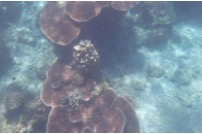
#> input picture input image/input.jpg, 202 x 134 px
$ python plot_rf_ode_trajectories.py
#> lines starting #> are read from the running program, lines starting #| are printed output that depends on the picture
#!/usr/bin/env python3

"""Generate schematic and real-sample rectified-flow trajectory figures."""

from pathlib import Path

import matplotlib.pyplot as plt
import numpy as np
from PIL import Image


SCRIPT_DIR = Path(__file__).resolve().parent
ROOT_DIR = SCRIPT_DIR.parent
INPUT_IMAGE = ROOT_DIR / "input image" / "input.jpg"
OUTPUT_IMAGE = ROOT_DIR / "input image" / "output.png"
SCHEMATIC_OUT = SCRIPT_DIR / "rf_ode_trajectories.pdf"
REAL_CASE_OUT = SCRIPT_DIR / "rf_ode_real_case.pdf"


def make_base_scene(h: int = 128, w: int = 128) -> np.ndarray:
    """Create a synthetic RGB scene in [0, 1]."""
    y, x = np.mgrid[0:h, 0:w]
    y = y / (h - 1)
    x = x / (w - 1)

    bg = 0.4 + 0.6 * (0.5 * x + 0.5 * (1 - y))
    img = np.stack([bg, bg, bg], axis=-1).astype(np.float32)

    centers = [(0.35, 0.35), (0.65, 0.45), (0.50, 0.75)]
    colors = np.array(
        [[0.9, 0.2, 0.2], [0.2, 0.9, 0.2], [0.2, 0.2, 0.9]],
        dtype=np.float32,
    )
    sigmas = [0.08, 0.06, 0.07]

    for (cy, cx), col, sigma in zip(centers, colors, sigmas):
        gauss = np.exp(-((x - cx) ** 2 + (y - cy) ** 2) / (2 * sigma**2))
        img += gauss[..., None] * col[None, None, :]

    img = img - img.min()
    img = img / (img.max() + 1e-8)
    return img**0.9


def apply_condition_tint(img: np.ndarray, tint: np.ndarray) -> np.ndarray:
    """Apply an RGB tint multiplier and renormalize."""
    out = img * tint[None, None, :]
    return out / (out.max() + 1e-8)


def interpolate_noise_to_target(
    target: np.ndarray, t: float, rng: np.random.Generator
) -> np.ndarray:
    """Straight-line transport between Gaussian noise and a target image."""
    noise = rng.standard_normal(target.shape).astype(np.float32)
    noise = (noise - noise.min()) / (noise.max() - noise.min() + 1e-8)
    xt = (1.0 - t) * noise + t * target
    return np.clip(xt, 0.0, 1.0)


def simulate_trajectories(
    n_particles: int = 30, n_steps: int = 40, cond: int = 0, seed: int = 0
) -> np.ndarray:
    """Toy linear transport trajectories in R^2."""
    rng = np.random.default_rng(seed)
    x0 = rng.standard_normal((n_particles, 2))

    if cond == 0:
        mean = np.array([2.0, 1.2])
        transform = np.array([[1.15, 0.25], [0.05, 0.95]])
    elif cond == 1:
        mean = np.array([-2.2, 1.6])
        transform = np.array([[0.85, -0.25], [0.20, 1.10]])
    else:
        mean = np.array([0.3, -2.2])
        transform = np.array([[1.00, 0.35], [-0.25, 0.75]])

    t_grid = np.linspace(0.0, 1.0, n_steps)
    traj = np.zeros((n_steps, n_particles, 2), dtype=np.float32)
    for idx, t in enumerate(t_grid):
        traj[idx] = (1.0 - t) * x0 + t * (x0 @ transform.T + mean)
    return traj


def load_rgb_image(path: Path) -> np.ndarray:
    """Load an image as float32 RGB in [0, 1]."""
    img = Image.open(path)
    if "A" in img.getbands():
        rgba = np.asarray(img.convert("RGBA"), dtype=np.float32) / 255.0
        rgb = rgba[..., :3]
    else:
        rgb = np.asarray(img.convert("RGB"), dtype=np.float32) / 255.0
    return np.clip(rgb, 0.0, 1.0)


def resize_to_match(image: np.ndarray, ref_shape: tuple[int, int, int]) -> np.ndarray:
    """Resize an RGB image to the reference HWC shape."""
    height, width = ref_shape[:2]
    pil = Image.fromarray(np.round(image * 255.0).astype(np.uint8))
    pil = pil.resize((width, height), Image.Resampling.BICUBIC)
    return np.asarray(pil, dtype=np.float32) / 255.0


def blend_states(
    degraded: np.ndarray, restored: np.ndarray, times: list[float]
) -> list[np.ndarray]:
    """Create deterministic intermediate states by linear interpolation."""
    states = []
    for t in times:
        xt = (1.0 - t) * degraded + t * restored
        states.append(np.clip(xt, 0.0, 1.0))
    return states


def compute_statistics(image: np.ndarray) -> tuple[float, float]:
    """Compute the 2D trajectory coordinates for a state image."""
    red_mean = float(image[..., 0].mean())
    blue_mean = float(image[..., 2].mean())
    gray = 0.299 * image[..., 0] + 0.587 * image[..., 1] + 0.114 * image[..., 2]
    cast_index = blue_mean - red_mean
    contrast_index = float(gray.std())
    return cast_index, contrast_index


def generate_schematic_figure(out_path: Path) -> None:
    """Generate the original schematic ODE transport figure."""
    base = make_base_scene()
    tints = [
        np.array([0.95, 1.00, 1.10], dtype=np.float32),
        np.array([0.95, 1.08, 0.95], dtype=np.float32),
        np.array([1.08, 1.00, 0.92], dtype=np.float32),
    ]
    cond_names = ["Cond-A (Blue/clear)", "Cond-B (Green)", "Cond-C (Turbid/warm)"]
    times = [0.25, 0.50, 0.75]

    fig, axes = plt.subplots(nrows=3, ncols=4, figsize=(12, 8))

    for row in range(3):
        ax = axes[row, 0]
        traj = simulate_trajectories(cond=row, seed=10 + row)
        for particle in range(traj.shape[1]):
            ax.plot(traj[:, particle, 0], traj[:, particle, 1], linewidth=0.8, alpha=0.6)
        ax.scatter(traj[0, :, 0], traj[0, :, 1], s=8, marker="o", alpha=0.8, label="t=0")
        ax.scatter(traj[-1, :, 0], traj[-1, :, 1], s=10, marker="x", alpha=0.9, label="t=1")
        ax.set_title(cond_names[row], fontsize=10)
        ax.set_xlabel(r"$z_1$")
        ax.set_ylabel(r"$z_2$")
        ax.grid(True, linewidth=0.3, alpha=0.4)
        if row == 0:
            ax.legend(loc="upper left", fontsize=8, frameon=False)

        target = apply_condition_tint(base, tints[row])
        noise_rng = np.random.default_rng(1000 + row)
        for col, t in enumerate(times, start=1):
            ax_img = axes[row, col]
            xt = interpolate_noise_to_target(target, t, noise_rng)
            ax_img.imshow(xt)
            ax_img.set_xticks([])
            ax_img.set_yticks([])
            if row == 0:
                ax_img.set_title(f"$t={t:.2f}$", fontsize=10)

    axes[0, 0].set_title("Latent ODE trajectories\n(transport $\\pi_0\\!\\to\\!\\pi_1$)", fontsize=10)
    plt.tight_layout()
    fig.savefig(out_path, bbox_inches="tight")
    plt.close(fig)


def generate_real_case_figure(out_path: Path) -> None:
    """Generate a real-sample trajectory and state progression figure."""
    degraded = load_rgb_image(INPUT_IMAGE)
    restored = load_rgb_image(OUTPUT_IMAGE)
    if restored.shape != degraded.shape:
        restored = resize_to_match(restored, degraded.shape)

    times = [0.00, 0.25, 0.50, 0.75, 1.00]
    states = blend_states(degraded, restored, times)
    stats = np.array([compute_statistics(state) for state in states], dtype=np.float32)

    fig, axes = plt.subplots(
        nrows=1,
        ncols=6,
        figsize=(14, 3.4),
        gridspec_kw={"width_ratios": [1.25, 1, 1, 1, 1, 1]},
    )

    ax_traj = axes[0]
    ax_traj.plot(stats[:, 0], stats[:, 1], color="#1f77b4", linewidth=1.8, zorder=1)
    ax_traj.scatter(stats[:, 0], stats[:, 1], color="#d62728", s=28, zorder=2)
    for idx in range(len(times) - 1):
        ax_traj.annotate(
            "",
            xy=(stats[idx + 1, 0], stats[idx + 1, 1]),
            xytext=(stats[idx, 0], stats[idx, 1]),
            arrowprops={"arrowstyle": "->", "color": "#1f77b4", "lw": 1.1},
        )
    for t, (x_val, y_val) in zip(times, stats):
        ax_traj.text(x_val + 0.0025, y_val + 0.0015, f"t={t:.2f}", fontsize=8)

    x_pad = max(0.01, float(np.ptp(stats[:, 0])) * 0.25)
    y_pad = max(0.01, float(np.ptp(stats[:, 1])) * 0.25)
    ax_traj.set_xlim(float(stats[:, 0].min()) - x_pad, float(stats[:, 0].max()) + x_pad)
    ax_traj.set_ylim(float(stats[:, 1].min()) - y_pad, float(stats[:, 1].max()) + y_pad)
    ax_traj.set_title("Real sample trajectory", fontsize=10)
    ax_traj.set_xlabel("color-cast index (mean(B)-mean(R))", fontsize=9)
    ax_traj.set_ylabel("contrast index (gray std)", fontsize=9)
    ax_traj.grid(True, linewidth=0.3, alpha=0.4)

    titles = ["Input", "t=0.25", "t=0.50", "t=0.75", "Output"]
    for ax_img, title, state in zip(axes[1:], titles, states):
        ax_img.imshow(state)
        ax_img.set_title(title, fontsize=10)
        ax_img.set_xticks([])
        ax_img.set_yticks([])

    plt.tight_layout()
    fig.savefig(out_path, bbox_inches="tight")
    plt.close(fig)


def main() -> None:
    generate_schematic_figure(SCHEMATIC_OUT)
#> in generate_schematic_figure, `fig.savefig(out_path, bbox_inches="tight")`:
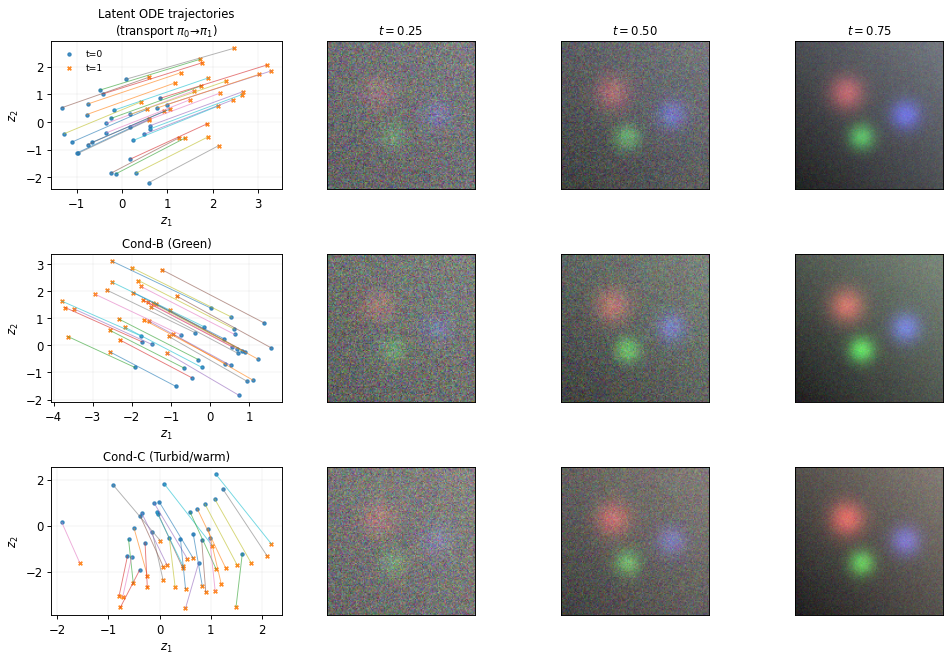
#> figure drawn by matplotlib, 12 panels; panel 1: curve peaks at x = 0.55, y = 0.456; panel 1: curve peaks at x = 1.17, y = 1.41; panel 1: curve peaks at x = 1.75, y = 1.31; panel 9: curve peaks at x = -0.00683, y = 1.05
    generate_real_case_figure(REAL_CASE_OUT)
#> in load_rgb_image, img is the input picture: PIL image 202x134 RGB; mean R, G, B 124.5, 141.2, 155.9
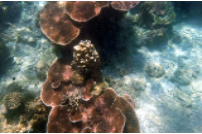
#> input picture input image/output.png, 202 x 134 px
#> in load_rgb_image, img is the input picture: PIL image 202x134 RGBA; mean R, G, B, A 98.9, 104.9, 98.9, 251.2
#> the loop in blend_states, `for t in times:` made 5 passes
#> pass 3, in blend_states, `xt = (1.0 - t) * degraded + t * restored`:
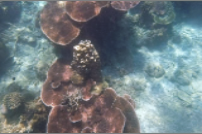
#> xt: shape (134, 202, 3) float32; mean of channels 0, 1, 2 0.438, 0.482, 0.5; drawn as R, G, B
#> after the loop in blend_states, `for t in times:`: states = 5 items
#> in compute_statistics, `red_mean = float(image[..., 0].mean())`: red_mean = 0.488
#> in compute_statistics, `blue_mean = float(image[..., 2].mean())`: blue_mean = 0.611
#> in compute_statistics, `cast_index = blue_mean - red_mean`: cast_index = 0.123
#> in compute_statistics, `contrast_index = float(gray.std())`: contrast_index = 0.131
#> in compute_statistics (call 3), `red_mean = float(image[..., 0].mean())`: red_mean = 0.438
#> in compute_statistics (call 3), `blue_mean = float(image[..., 2].mean())`: blue_mean = 0.5
#> in compute_statistics (call 3), `gray = 0.299 * image[..., 0] + 0.587 * image[..., 1] + 0.114 * image[...`:
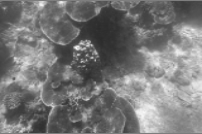
#> gray: shape (134, 202) float32; min 0.169, max 0.968, mean 0.471
#> in compute_statistics (call 3), `cast_index = blue_mean - red_mean`: cast_index = 0.0615
#> in compute_statistics (call 3), `contrast_index = float(gray.std())`: contrast_index = 0.172
#> in compute_statistics (call 4), `red_mean = float(image[..., 0].mean())`: red_mean = 0.413
#> in compute_statistics (call 4), `blue_mean = float(image[..., 2].mean())`: blue_mean = 0.444
#> in compute_statistics (call 4), `gray = 0.299 * image[..., 0] + 0.587 * image[..., 1] + 0.114 * image[...`:
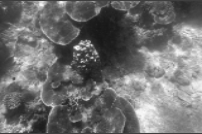
#> gray: shape (134, 202) float32; min 0.087, max 0.978, mean 0.436
#> in compute_statistics (call 4), `cast_index = blue_mean - red_mean`: cast_index = 0.0307
#> in compute_statistics (call 4), `contrast_index = float(gray.std())`: contrast_index = 0.201
#> in compute_statistics (call 5), `red_mean = float(image[..., 0].mean())`: red_mean = 0.388
#> in compute_statistics (call 5), `gray = 0.299 * image[..., 0] + 0.587 * image[..., 1] + 0.114 * image[...`:
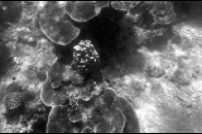
#> gray: shape (134, 202) float32; min 0, max 0.99, mean 0.402
#> in compute_statistics (call 5), `cast_index = blue_mean - red_mean`: cast_index = -0.000148
#> in compute_statistics (call 5), `contrast_index = float(gray.std())`: contrast_index = 0.232
#> in generate_real_case_figure, `stats = np.array([compute_statistics(state) for state in states], dtyp..`: stats = [[0.123, 0.131], [0.0923, 0.148], [0.0615, 0.172], [0.0307, 0.201], [-0.000148, 0.232]]
#> the loop in generate_real_case_figure, `for t, (x_val, y_val) in zip(times, stats):` made 5 passes
#> (t, x_val, y_val) on passes 1 to 5: (0, 0.123, 0.131), (0.25, 0.0923, 0.148), (0.5, 0.0615, 0.172), (0.75, 0.0307, 0.201), (1, -0.000148, 0.232)
#> in generate_real_case_figure, `x_pad = max(0.01, float(np.ptp(stats[:, 0])) * 0.25)`: x_pad = 0.0308
#> in generate_real_case_figure, `y_pad = max(0.01, float(np.ptp(stats[:, 1])) * 0.25)`: y_pad = 0.0254
#> the loop in generate_real_case_figure, `for ax_img, title, state in zip(axes[1:], titles, states):` made 5 passes
#> title on passes 1 to 5: 'Input', 't=0.25', 't=0.50', 't=0.75', 'Output'
#> in generate_real_case_figure, `fig.savefig(out_path, bbox_inches="tight")`:
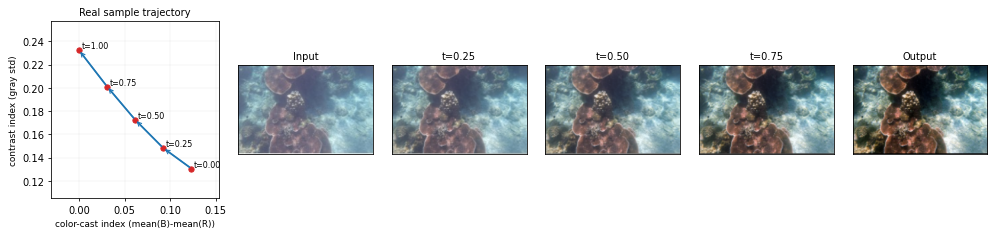
#> figure drawn by matplotlib, 6 panels
    print(f"[OK] Saved: {SCHEMATIC_OUT.resolve()}")
    print(f"[OK] Saved: {REAL_CASE_OUT.resolve()}")


if __name__ == "__main__":
    main()
